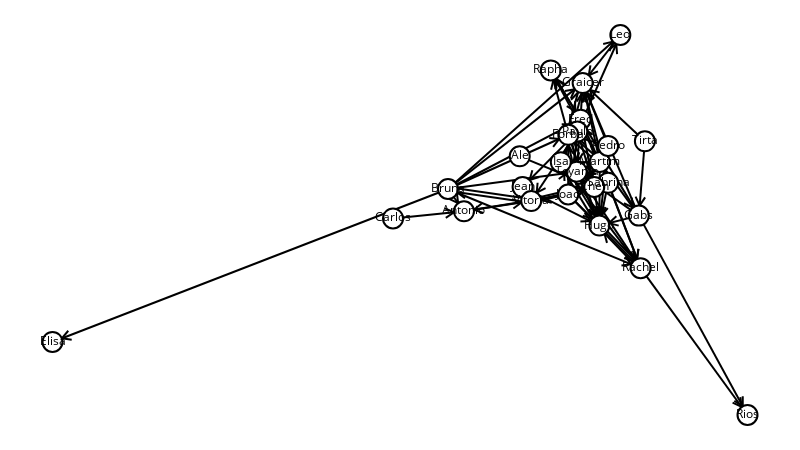

Notebook code cell kept with this figure:
### Markdown cell above
### Gráfico one-mode - Recomendações para melhor DJ

### Code cell
sn.show_graph(g1, nlab=True)

### Figure 1 — Plotly figure (JSON) as saved in the notebook; plotly's stock layout.template omitted (floating-point values rounded to 4 significant figures; data arrays with more than 128 entries replaced by an {"elided": "..."} marker saying what was removed)
{"data": [{"hoverinfo": "none", "line": {"color": "rgb(0, 0, 0)", "width": 2}, "mode": "lines", "x": {"elided": "678 float values"}, "y": {"elided": "678 float values"}}, {"hoverinfo": "none", "marker": {"color": "rgb(255, 255, 255)", "line": {"color": "rgb(0, 0, 0)", "width": 2}, "size": 20}, "mode": "markers+text", "text": ["Rachel", "Jean", "Bruna", "Leo", "Joao", "Rapha", "Carlos", "Fred", "Toyama", "Vitoria", "Hugo", "Gabs", "Elisa", "Paulo", "Sabrina", "Forba", "Rios", "Ale", "Graicer", "Antonio", "Martim", "Pedro", "Isa", "Chen", "Tirta"], "textfont": {"color": "rgb(0, 0, 0)"}, "textposition": "middle center", "x": [0.8462, 0.6764, 0.5691, 0.817, 0.742, 0.717, 0.4899, 0.7598, 0.7543, 0.6888, 0.7868, 0.8436, 0, 0.7552, 0.7995, 0.7421, 1, 0.6723, 0.7628, 0.592, 0.7875, 0.7994, 0.7314, 0.7795, 0.8523], "y": [0.3865, 0.5999, 0.5947, 1, 0.5803, 0.9069, 0.5172, 0.777, 0.6402, 0.5631, 0.4986, 0.5247, 0.1922, 0.7458, 0.6111, 0.7374, 0, 0.6807, 0.8734, 0.5361, 0.6659, 0.7082, 0.6654, 0.6, 0.7203]}], "layout": {"height": 450, "margin": {"b": 0, "l": 0, "r": 0, "t": 0}, "showlegend": false, "width": 800, "xaxis": {"showgrid": false, "showticklabels": false, "zeroline": false}, "yaxis": {"showgrid": false, "showticklabels": false, "zeroline": false}}}
